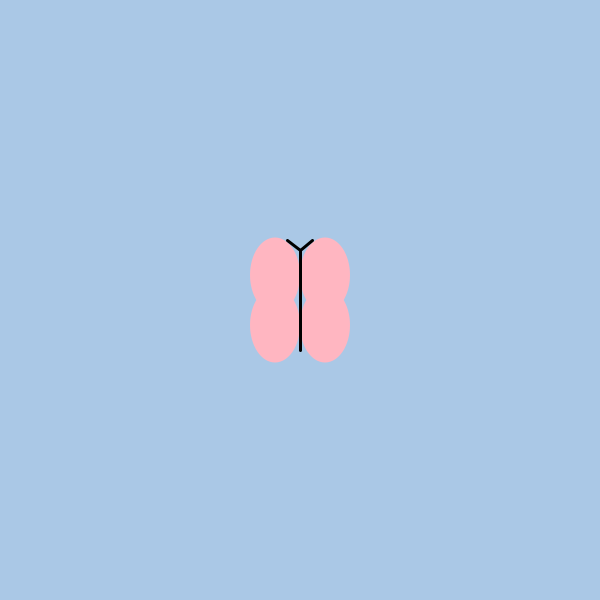
Frame 1 (no input)
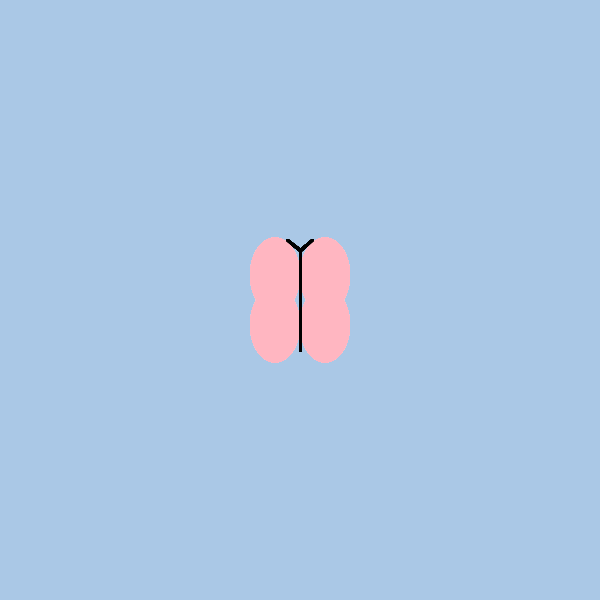
Frame 60 (the mouse pressed at the canvas centre just before this capture)
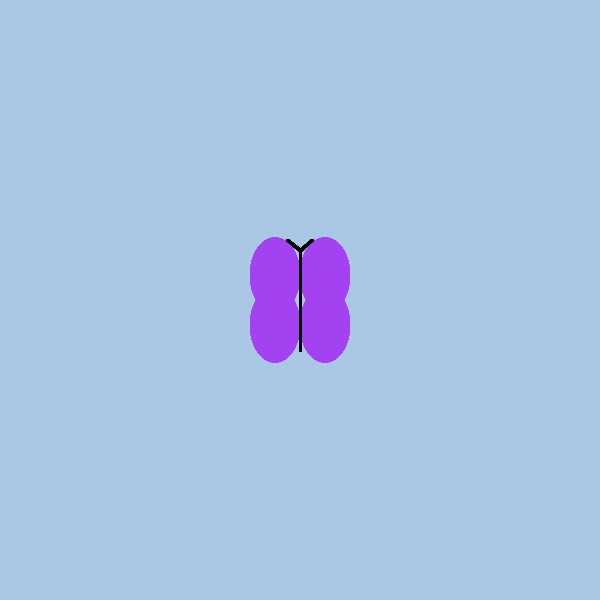
Frame 120 (the mouse held since frame 60 and released just before this capture)

The Processing sketch that drew these frames (run headless with seeded random() and noise(); from frame 60 on, the mouse is pressed at the canvas centre):

// Processing sketch: Lauryn_Taylor
// ── Lauryn_Taylor.pde
color wingColor = color(255, 182, 193); //the color of butterfly is originally light pink
void setup() {
  background(170, 200, 230); //light blue background in setup so flowers will stay on canvas later
  size(600, 600); //canvas size
}

void draw() {
  drawButterfly(width/2, height/2, 50); //draws butterfly at the center of the canvas
}

void mousePressed() {
  wingColor = color(random(255), random(255), random(255)); //butterfly "metamorphosis" into different colors
}
void keyPressed() { //draw a flower at a random position, symbolizing growth and bloom
  drawFlower(random(width), random(height), 20); //drawing flower is further instructed with void draw flower
}
void drawButterfly(float x, float y, float size) { //drawing the wings
  noStroke(); //do no want outlines for the wing circles
  fill(wingColor);
  //making the wings
  ellipse(x-size/2, y-size/2, size, size*1.5); //top left wing
  ellipse(x-size/2, y+size/2, size, size*1.5); //bottom left wing
  ellipse(x+size/2, y-size/2, size, size*1.5); //top right wing
  ellipse(x+size/2, y+size/2, size, size*1.5); //bottom right wing
  //drawing the body with black
  stroke(0); //black outline for the body
  strokeWeight(3);
  line(x, y-size, x, y+size); //this is the main body line in the middle of the wings
  line(x, y-size, x-size/4, y-size*1.2); //this is the left antenna
  line(x, y-size, x+size/4, y-size*1.2); //then this draws the right antenna
}

void drawFlower(float x, float y, float size) { //drawing flowers when key is pressed
  fill(210, 100, 200); //pink color for petals
  noStroke();
  ellipse(x-size/2, y, size, size); //drawing four petals
  ellipse(x+size/2, y, size, size); 
  ellipse(x, y-size/2, size, size);
  ellipse(x, y+size/2, size, size); 
  fill(255, 223, 0); //give flower yellow center
  ellipse(x, y, size/1.5, size/1.5); //this is the flower center circle
}
